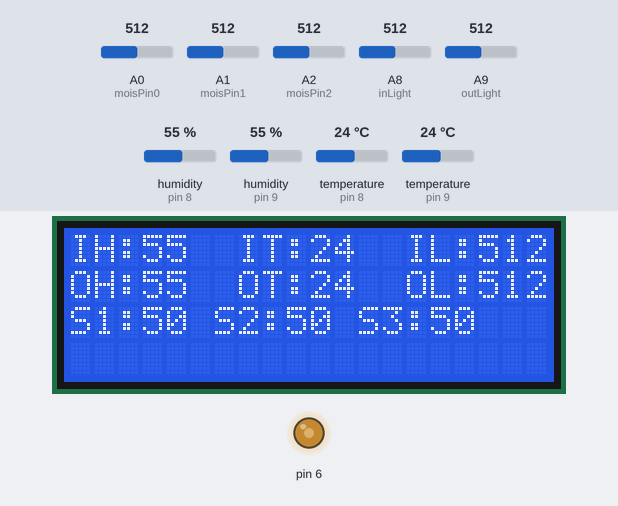
Simulated run of this sketch. Board: Arduino Mega 2560, built with avr-gcc and run on an emulated ATmega2560. On the bench: 20×4 character LCD, output pins drawn as LEDs (lit = HIGH). The inputs (shaded band) are chosen by the test bench; at power-on: humidity (sensors on pin 8, pin 9) 55 %, A0 (moisPin0) = 512, A1 (moisPin1) = 512, A2 (moisPin2) = 512, A8 (inLight) = 512, A9 (outLight) = 512, temperature (sensors on pin 8, pin 9) 24 °C. What the sketch prints to the serial monitor is not drawn.

Above: at 4.9 s.
5.0 s: humidity (sensor on pin 8) set to 22 %
At 7.3 s:
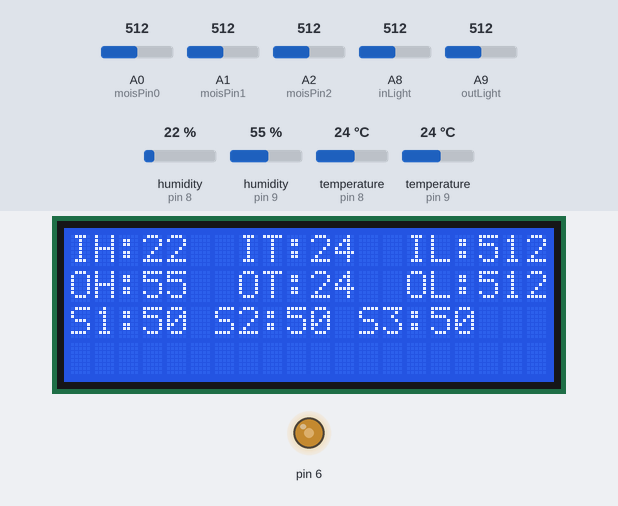
8.2 s: humidity (sensor on pin 9) set to 22 %
At 9.3 s:
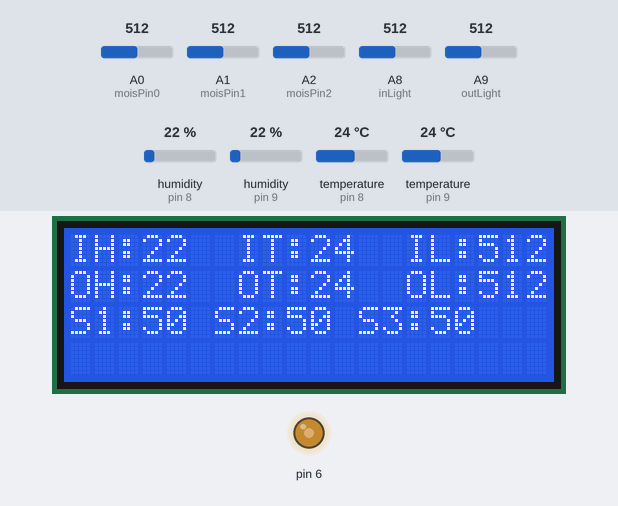
11.4 s: A0 (moisPin0) set to 716
At 13.5 s:
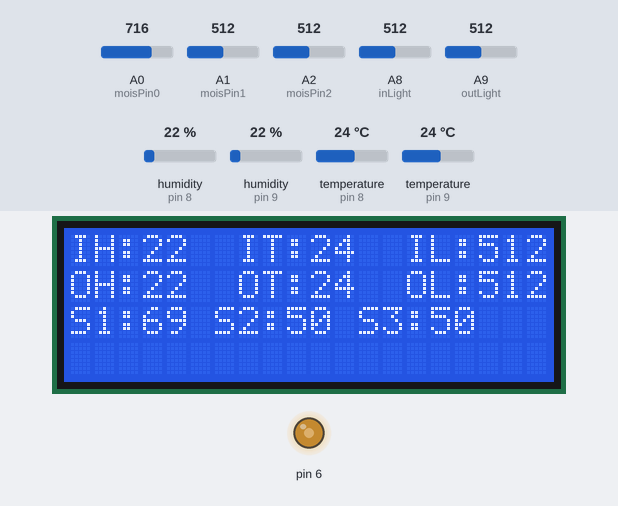
14.6 s: A1 (moisPin1) set to 716
At 15.5 s:
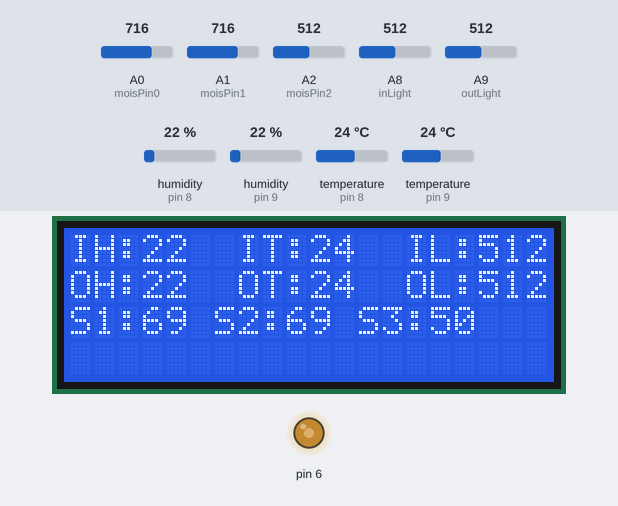
17.8 s: A2 (moisPin2) set to 716
At 20.8 s:
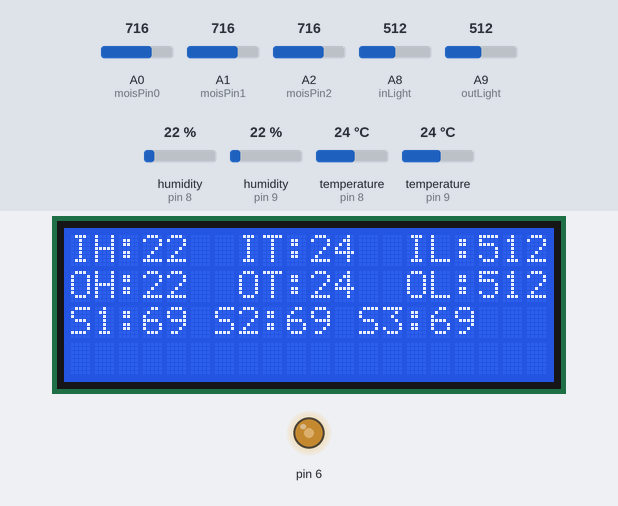
21.1 s: A8 (inLight) set to 716
At 22.9 s:
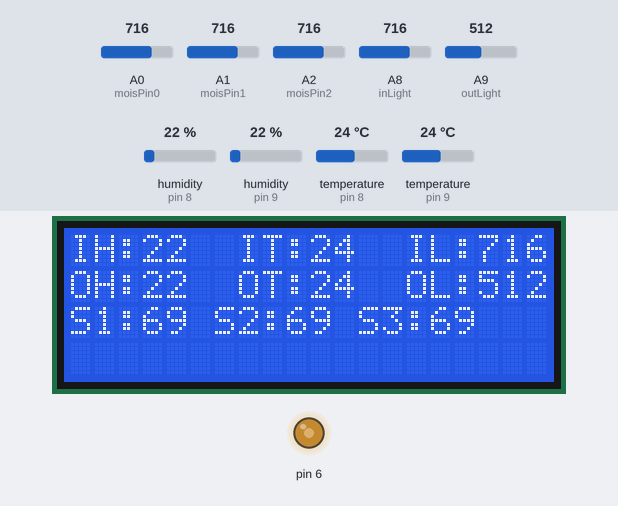
Timing chart, 0 to 24.4 s (numbered marks = the images above; inputs shaded):
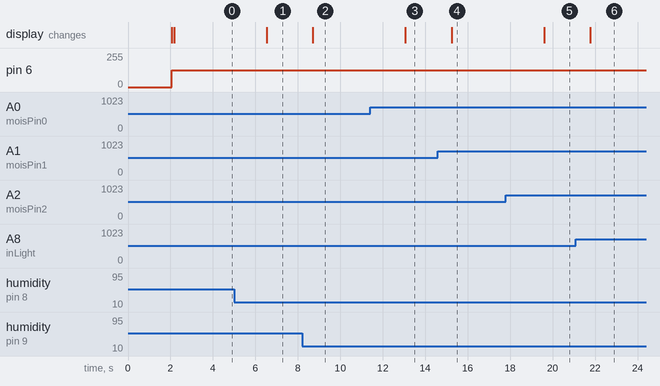

The sketch:

MGMelonfarm.ino
```cpp
//#include <Arduino.h>
#include "DHT.h"
#include <Adafruit_Sensor.h>
#include "Wire.h"
#include <Adafruit_LiquidCrystal.h>

// what digital pin we're connected to
#define inDHT 8
#define outDHT 9
// Uncomment whatever type you're using!
//#define DHTTYPE DHT11   // DHT 11
#define inDHTTYPE DHT22 // DHT 22  (AM2302), AM2321
#define outDHTTYPE DHT22
// photoresistor are defined
#define inLight A8
#define outLight A9
// define moisPin0 for Soil moisture sensor one
// define moisPin1 for Soil moisture sensor two
// define moisPin2 for Soil moisture sensor three
#define moisPin0 A0
#define moisPin1 A1
#define moisPin2 A2
// Define status variable to stall the realtime data from inDHT & outDHT
int inHumdStatus = 0;
int outHumdStatus = 0;
int inTempStatus = 0;
int outTempStatus = 0;
// inLightStaus and outLightStatus are Read value from sensor directly.
int inLightStatus = 0;
int outLightStatus = 0;
int inLightPercent;
int outLightPercent;
// Standard photoresistor value is 1024 that mean it will start from 0 to 1023
int lightMin = 0;
int lightMax = 1023;
// define status variable to stall the realtime data form moisture sensor 1, 2, and 3;]
int moisStatus0 = 0;
int moisStatus1 = 0;
int moisStatus2 = 0;
// Sending str to Nodemcu
// String str;
// Communication String
String strInH;
String strInT;
String strOutH;
String strOutT;
String strInLig;
String strOutLig;
String strMois0;
String strMois1;
String strMois2;
// as the current DHT reading algorithm adjusts itself to work on faster procs.
DHT dht1(inDHT, inDHTTYPE);
DHT dht2(outDHT, outDHTTYPE);
// initialize the library with the numbers of the interface pins
Adafruit_LiquidCrystal lcd(12, 11, 5, 4, 3, 2);
int Contrast = 125;
//calling function
void humidTemp();
void photoresis();
void soilMoisture();
void comnuni();
void LCDSetup();

void setup()
{
  Serial.begin(115200);
  Serial1.begin(115200);
  Serial.println("Smart Melon Farm [MEGE]");
  // DHT22 begin
  dht1.begin();
  dht2.begin();
  // inform the MCU that photoresistor is an input
  pinMode(inLight, INPUT);
  pinMode(inLight, INPUT);
  // inform the MCU that Soil Moisture is an input
  pinMode(moisPin0, INPUT);
  pinMode(moisPin1, INPUT);
  pinMode(moisPin2, INPUT);
}

void loop()
{
  // Wait a few seconds between measurements.
  delay(2000);
  // humidity and Temperature
  humidTemp();
  // photoresistor
  photoresis();
  // soil Moisture
  soilMoisture();
  // show in Nodemcu by serial Monitor as realtime
  comnuni();
  // LCD Disply
  LCDSetup();
}

// humidity and Temperature function
void humidTemp()
{
  // Reading temperature or humidity takes about 250 milliseconds!
  // Sensor readings may also be up to 2 seconds 'old' (its a very slow sensor)
  inHumdStatus = dht1.readHumidity();
  outHumdStatus = dht2.readHumidity();
  // Read temperature as Celsius (the default)
  inTempStatus = dht1.readTemperature();
  outTempStatus = dht2.readTemperature();

  // Check if any reads failed and exit early (to try again).
  if (isnan(inHumdStatus) || isnan(inTempStatus))
  {
    Serial.println("Failed to read from Inside DHT22 sensor!");
    return;
  }
  if (isnan(outHumdStatus) || isnan(outTempStatus))
  {
    Serial.println("Failed to read from Outside DHT22 sensor!");
    return;
  }

  Serial.println("\t\t\tSmart Melon Farm [MEGE]");
  Serial.println("------------------------------------------------------------------------");

  // show in MG module as realtime
  Serial.print("Inside Humidity: \t");
  Serial.print(inHumdStatus);
  Serial.print(" %\t|\t");
  Serial.print("Inside Temperature: \t");
  Serial.print(inTempStatus);
  Serial.println(" *C\t|");
  Serial.print("Outside Humidity: \t");
  Serial.print(outHumdStatus);
  Serial.print(" %\t|\t");
  Serial.print("Outside Temperature: \t");
  Serial.print(outTempStatus);
  Serial.println(" *C\t|");
  Serial.println("------------------------------------------------------------------------");
}

// photoresistor function
void photoresis()
{
  // Reading the value from sensor directly.
  inLightStatus = analogRead(inLight);
  outLightStatus = analogRead(outLight);
  // if inLightStatus is less than 0, set it equal 0, but if greater than 1023 set it equal 1023
  if (inLightStatus < lightMin) inLightStatus = lightMin;
  else if (inLightStatus > lightMax) inLightStatus = lightMax;
  // if outLightstatus is less than 0, set it equal 0, but if greater than 1023, set it equal 1023
  if (outLightStatus < lightMin) outLightStatus = lightMin;
  else if (outLightStatus > lightMax) outLightStatus = lightMax;
  // calculate to %
  inLightPercent = (inLightStatus / 1023.0 * 100.0);
  outLightPercent = (outLightStatus / 1023.0 * 100.0);
  // showing status in monitor
  Serial.print("Inside Light: \t\t");
  Serial.print(inLightPercent);
  Serial.print(" %\t|\tOutside Light: \t\t");
  Serial.print(outLightPercent);
  Serial.println(" %\t|");
  Serial.println("------------------------------------------------------------------------");
}

// Soil moisture function
void soilMoisture()
{
  // reading data from each moisture sensors directly
  moisStatus0 = (analogRead(moisPin0) / 1024.0) * 100.0;
  moisStatus1 = (analogRead(moisPin1) / 1024.0) * 100.0;
  moisStatus2 = (analogRead(moisPin2) / 1024.0) * 100.0;

  // showing each moisture sensors to screen
  Serial.print("Soil moisture one \t");
  Serial.print(moisStatus0);
  Serial.print(" %\t|\t");
  Serial.print("Soil moisture two \t");
  Serial.print(moisStatus1);
  Serial.print(" %\t|\t");
  Serial.print("Soil moisture three \t");
  Serial.print(moisStatus2);
  Serial.println(" %\t|\t");
  Serial.println("----------------------------------------------------------------------------------------------------------------- \n\n");
}

// Serial Communication function
void comnuni()
{
  // in and out dht communication sending string
  strInH = String('H') + String(inHumdStatus);
  strInT = String('T') + String(inTempStatus);
  strOutH = String('I') + String(outHumdStatus);
  strOutT = String('U') + String(outTempStatus);
  Serial1.println(strInH);
  Serial1.println(strInT);
  Serial1.println(strOutH);
  Serial1.println(strOutT);
  // in and out light communication sending string
  strInLig = String('L') + String(inLightPercent);
  strOutLig = String('M') + String(outLightPercent);
  Serial1.println(strInLig);
  Serial1.println(strOutLig);
  //mois 1, 2, and 3 communication sending string
  strMois0 = String('N') + String(moisStatus0);
  strMois1 = String('O') + String(moisStatus1);
  strMois2 = String('P') + String(moisStatus2);
  Serial1.println(strMois0);
  Serial1.println(strMois1);
  Serial1.println(strMois2);
}

void LCDSetup() {
    analogWrite(6, Contrast);
    lcd.begin(20, 4);
    lcd.setCursor(0, 0);
    lcd.print("IH:");
    lcd.print(inHumdStatus);
    lcd.print("  IT:");
    lcd.print(inTempStatus);
    lcd.print("  IL:");
    lcd.print(inLightStatus);
    lcd.setCursor(0, 1);
    lcd.print("OH:");
    lcd.print(outHumdStatus);
    lcd.print("  OT:");
    lcd.print(outTempStatus);
    lcd.print("  OL:");
    lcd.print(outLightStatus);
    lcd.setCursor(0, 2);
    lcd.print("S1:");
    lcd.print(moisStatus0);
    lcd.print(" S2:");
    lcd.print(moisStatus1);
    lcd.print(" S3:");
    lcd.print(moisStatus2);
}
```

Measured:
- after the input at 5.0 s, the display: changes after 1.5 s (image 1)
- after the input at 8.2 s, the display: changes after 0.51 s (image 2)
- after the input at 11.4 s, the display: changes after 1.7 s (image 3)
- after the input at 14.6 s, the display: changes after 0.65 s (image 4)
- after the input at 17.8 s, the display: changes after 1.8 s (image 5)
- after the input at 21.1 s, the display: changes after 0.68 s (image 6)
